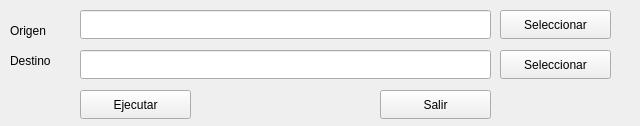
<?xml version="1.0" encoding="UTF-8"?>
<ui version="4.0">
 <class>MainWindow</class>
 <widget class="QMainWindow" name="MainWindow">
  <property name="geometry">
   <rect>
    <x>0</x>
    <y>0</y>
    <width>640</width>
    <height>126</height>
   </rect>
  </property>
  <property name="windowTitle">
   <string>Simple Sync</string>
  </property>
  <widget class="QWidget" name="centralwidget">
   <widget class="QLabel" name="label">
    <property name="geometry">
     <rect>
      <x>10</x>
      <y>20</y>
      <width>79</width>
      <height>21</height>
     </rect>
    </property>
    <property name="text">
     <string>Origen</string>
    </property>
   </widget>
   <widget class="QLabel" name="label_2">
    <property name="geometry">
     <rect>
      <x>10</x>
      <y>50</y>
      <width>79</width>
      <height>21</height>
     </rect>
    </property>
    <property name="text">
     <string>Destino</string>
    </property>
   </widget>
   <widget class="QLineEdit" name="lineEdit_file_source">
    <property name="geometry">
     <rect>
      <x>80</x>
      <y>10</y>
      <width>411</width>
      <height>29</height>
     </rect>
    </property>
   </widget>
   <widget class="QLineEdit" name="lineEdit_file_dest">
    <property name="geometry">
     <rect>
      <x>80</x>
      <y>50</y>
      <width>411</width>
      <height>29</height>
     </rect>
    </property>
   </widget>
   <widget class="QPushButton" name="pushButton_file_source">
    <property name="geometry">
     <rect>
      <x>500</x>
      <y>10</y>
      <width>111</width>
      <height>29</height>
     </rect>
    </property>
    <property name="text">
     <string>Seleccionar</string>
    </property>
   </widget>
   <widget class="QPushButton" name="pushButton_file_dest">
    <property name="geometry">
     <rect>
      <x>500</x>
      <y>50</y>
      <width>111</width>
      <height>29</height>
     </rect>
    </property>
    <property name="text">
     <string>Seleccionar</string>
    </property>
   </widget>
   <widget class="QPushButton" name="pushButton_sync">
    <property name="geometry">
     <rect>
      <x>80</x>
      <y>90</y>
      <width>111</width>
      <height>29</height>
     </rect>
    </property>
    <property name="text">
     <string>Ejecutar</string>
    </property>
   </widget>
   <widget class="QPushButton" name="pushButton_close">
    <property name="geometry">
     <rect>
      <x>380</x>
      <y>90</y>
      <width>111</width>
      <height>29</height>
     </rect>
    </property>
    <property name="text">
     <string>Salir</string>
    </property>
   </widget>
  </widget>
 </widget>
 <resources/>
 <connections>
  <connection>
   <sender>pushButton_close</sender>
   <signal>clicked()</signal>
   <receiver>MainWindow</receiver>
   <slot>close()</slot>
   <hints>
    <hint type="sourcelabel">
     <x>435</x>
     <y>104</y>
    </hint>
    <hint type="destinationlabel">
     <x>319</x>
     <y>72</y>
    </hint>
   </hints>
  </connection>
 </connections>
</ui>
